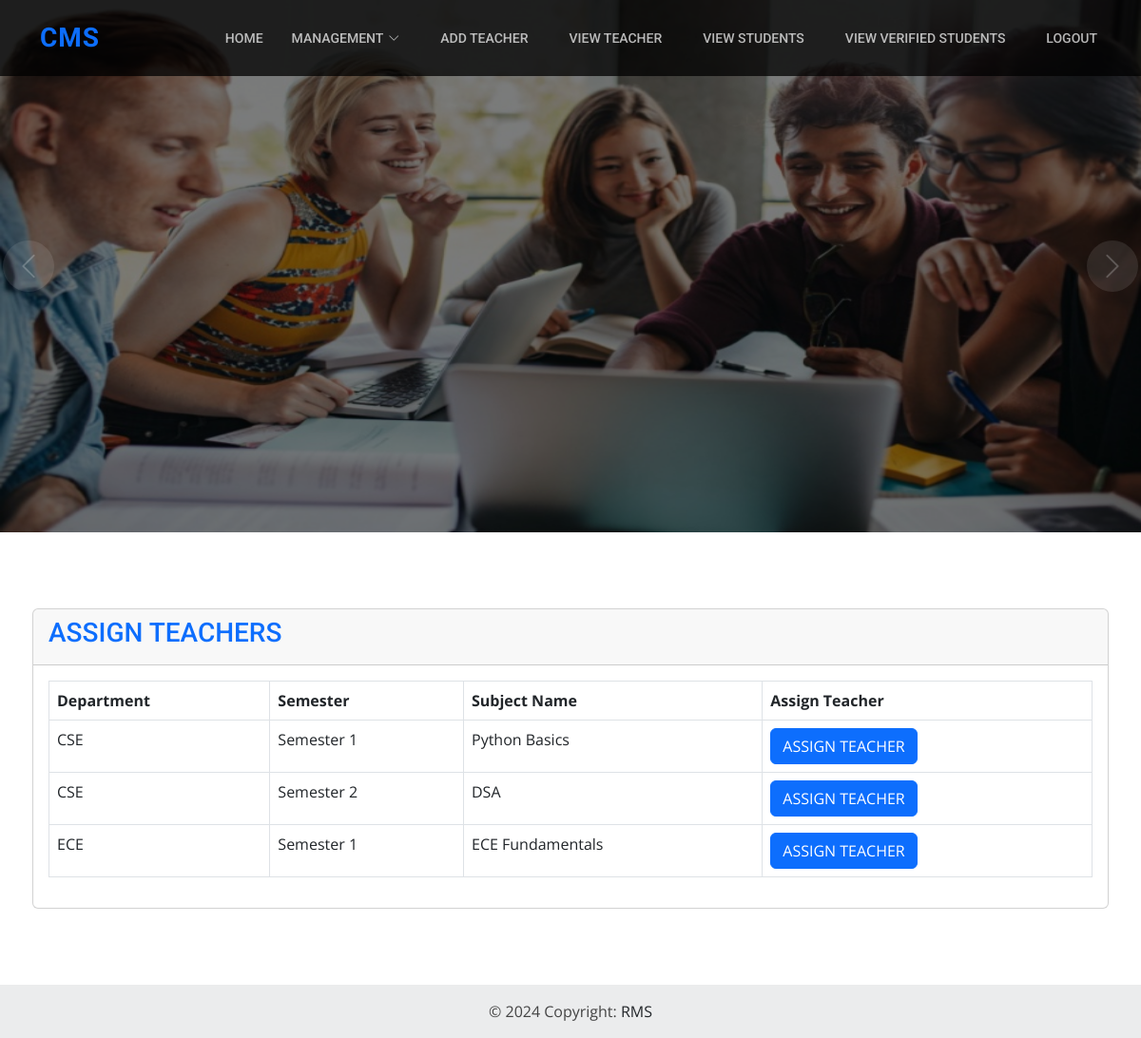
The page /adminapp/view_subject on the database its author committed.
### adminapp/models.py (models this page shows)
class Subject(models.Model):
    department_id=models.ForeignKey(Department,on_delete=models.CASCADE)
    semester=models.CharField(max_length=30)
    subject=models.CharField(max_length=30)

class Department(models.Model):
    dept_name=models.CharField(max_length=30)

### adminapp/views.py (the view)
# urls.py: path('view_subject',view_subject,name='view_subject'),
def view_subject(request):
    subjects = Subject.objects.select_related('department_id').all().order_by('department_id', 'semester')
    return render(request, 'admin/viewsubject.html', {'subjects': subjects})

### adminapp/templates/admin/viewsubject.html
{% extends 'admin/shared/base.html' %}
{% load static %}
{% block content %}
<div class="card">
    <div class="card-header">
        <h3 class="text-primary">ASSIGN TEACHERS</h3>
    </div>
    <div class="card-body">
        {% if not subjects %}
            <p class="text-center"><b>No Subjects Available</b></p>
        {% else %}
            <table class="table table-bordered">
                <thead>
                    <tr>
                        <th>Department</th>
                        <th>Semester</th>
                        <th>Subject Name</th>
                        <th>Assign Teacher</th>
                    </tr>
                </thead>
                <tbody>
                    {% for subject in subjects %}
                        <tr>
                            <td>{{ subject.department_id.dept_name }}</td>
                            <td>{{ subject.semester }}</td>
                            <td>{{ subject.subject }}</td>
                            <td><a href="{% url 'admin_assign_teachers' subject.id %}" class="btn btn-primary">ASSIGN TEACHER</a></td>                        </tr>
                    {% endfor %}
                </tbody>
            </table>
        {% endif %}
    </div>
</div>
{% endblock content %}

### static/assets/css/style.css (style rules this page uses)
body { font-family: "Open Sans", sans-serif; color: #444444; }
a { color: #0d6efd; text-decoration: none; }
h1, h2, h3, h4, h5, h6 { font-family: "Roboto", sans-serif; }

### rows shown on the page
Subject: department_id.dept_name "CSE", semester "Semester 1", subject "Python Basics"
Subject: department_id.dept_name "CSE", semester "Semester 2", subject "DSA"
Subject: department_id.dept_name "ECE", semester "Semester 1", subject "ECE Fundamentals"
